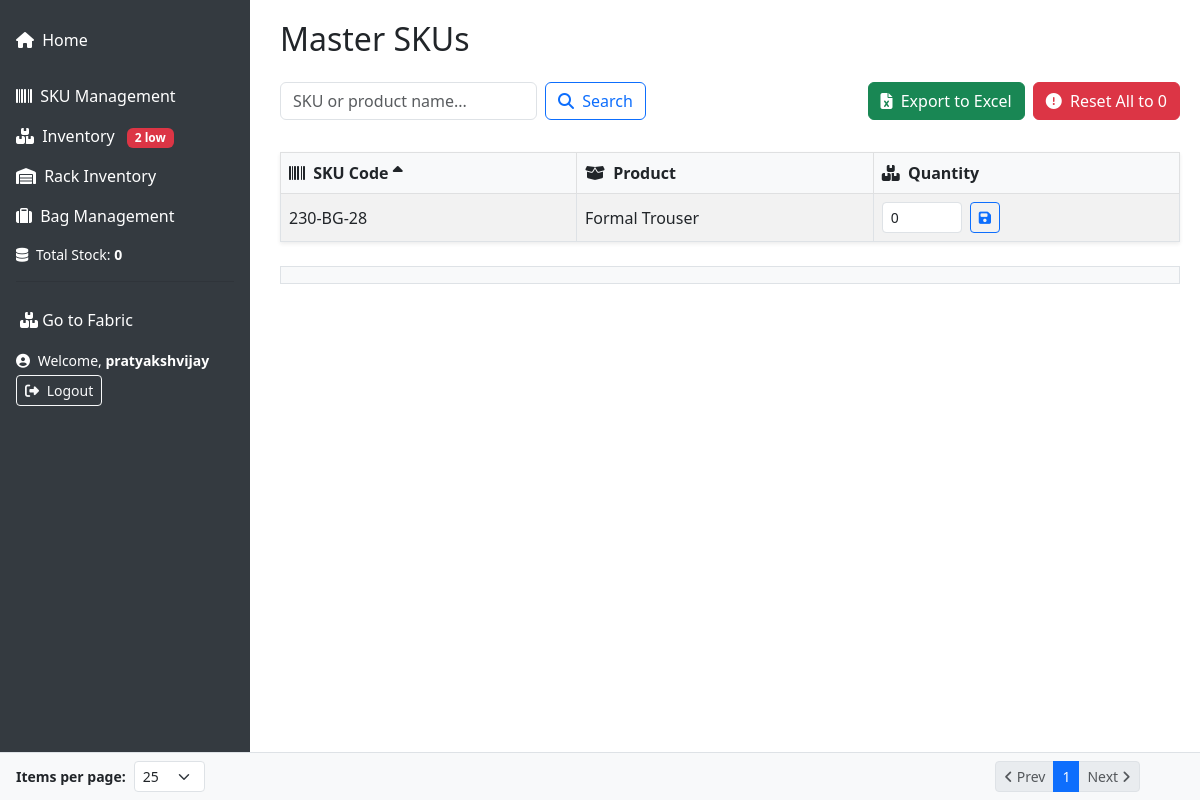
Screenshot of /inventory/master-skus/ (signed in) with the database file from the repository.
### inventory_manager/models.py (models this page shows, shortened)
class SKU(models.Model):
    user = models.ForeignKey(User, on_delete=models.CASCADE)
    sku_code = models.CharField(max_length=50, unique=True)
    product_name = models.CharField(max_length=255)
    stock_quantity = models.IntegerField(default=0)
    updated_at = models.DateTimeField(auto_now=True)

### inventory_manager/views.py (the view, shortened to what this page needs)
# urls.py: path('master-skus/', views.master_skus, name='master_skus'),
@login_required
def master_skus(request):
    query = request.GET.get("q", "").strip()
    sort = request.GET.get("sort", "sku_code")
    dir = request.GET.get("dir", "asc")
    per_page = int(request.GET.get("per_page", 25))
    page_number = request.GET.get("page", 1)
    skus = SKU.objects.filter(user=request.user)
    if query:
        skus = skus.filter(
            Q(sku_code__icontains=query) |
            Q(product_name__icontains=query)
        )
    allowed_fields = ["sku_code", "product_name", "stock_quantity"]
    if sort not in allowed_fields:
        sort = "sku_code"
    if dir not in ["asc", "desc"]:
        dir = "asc"
    order_by = sort if dir == "asc" else f"-{sort}"
    skus = skus.filter(user=request.user).order_by(order_by)
    paginator = Paginator(skus, per_page)
    page_obj = paginator.get_page(page_number)
    return render(request, "inventory_manager/master_skus.html", {
        "skus": page_obj,
        "page_obj": page_obj,
        "query": query,
        "sort": sort,
        "dir": dir,
        "per_page": per_page,
    })

### inventory_manager/context_processors.py (called while the page is built)
def total_stock_context(request):
    total = SKU.objects.aggregate(total=Sum('stock_quantity'))['total'] or 0
    low_stock_count = SKU.objects.filter(stock_quantity__lt=10).count()
    return {
        'total_stock': total,
        'low_stock_count': low_stock_count
    }

### inventory_manager/templates/inventory_manager/master_skus.html (shortened to what this page needs)
{% extends 'inventory_manager/base.html' %}
{% block content %}
<h2 class="mb-4">Master SKUs</h2>
<div class="mb-3 d-flex justify-content-between">
  <div>
    <form method="get" class="row mb-3 g-2 align-items-center">
      <div class="col-md-auto">
        <input type="text" name="q" value="{{ query }}" class="form-control" placeholder="SKU or product name...">
      </div>
      <div class="col-md-auto">
        <button class="btn btn-outline-primary">
          <i class="fa-solid fa-magnifying-glass me-1"></i> Search
        </button>
      </div>
    </form>
  </div>
  <div>
    <a href="?export=1&q={{ query }}&sort={{ sort }}&dir={{ dir }}&per_page={{ per_page }}" class="btn btn-success mb-3 me-1">
      <i class="fa-solid fa-file-excel me-1"></i> Export to Excel
    </a>
    <form method="post" action="{% url 'reset_master_stock' %}" style="display: inline;" onsubmit="return confirm('Are you sure you want to reset all master SKU stock to 0?');">
      <button type="submit" class="btn btn-danger mb-3">
        <i class="fa-solid fa-circle-exclamation me-1"></i> Reset All to 0
      </button>
    </form>
  </div>
</div>
<div class="mb-4">
  <table class="table table-bordered table-striped align-middle shadow-sm">
    <thead class="table-light text-dark fw-semibold">
      <tr>
        <th>
          <a href="?sort=sku_code&dir={% if sort == 'sku_code' and dir == 'asc' %}desc{% else %}asc{% endif %}&q={{ query }}&per_page={{ per_page }}" class="text-decoration-none text-dark">
            <i class="fa-solid fa-barcode me-1"></i> SKU Code
            {% if sort == 'sku_code' %}
              <i class="fa-solid {% if dir == 'asc' %}fa-sort-up{% else %}fa-sort-down{% endif %}"></i>
            {% endif %}
          </a>
        </th>
        <th>
          <a href="?sort=product_name&dir={% if sort == 'product_name' and dir == 'asc' %}desc{% else %}asc{% endif %}&q={{ query }}&per_page={{ per_page }}" class="text-decoration-none text-dark">
            <i class="fa-solid fa-box-open me-1"></i> Product
          </a>
        </th>
        <th>
          <a href="?sort=stock_quantity&dir={% if sort == 'stock_quantity' and dir == 'asc' %}desc{% else %}asc{% endif %}&q={{ query }}&per_page={{ per_page }}" class="text-decoration-none text-dark">
            <i class="fa-solid fa-boxes-stacked me-1"></i> Quantity
          </a>
        </th>
      </tr>
    </thead>
    <tbody>
      {% for sku in skus %}
      <tr>
        <td>{{ sku.sku_code }}</td>
        <td>{{ sku.product_name }}</td>
        <td>
          <form class="d-flex align-items-center gap-2" onsubmit="event.preventDefault(); updateStock('{{ sku.id }}')">
            <input type="number" min="0" class="form-control form-control-sm" id="stock-{{ sku.id }}" value="{{ sku.stock_quantity }}" style="width: 80px;">
            <button type="submit" id="btn-{{ sku.id }}" class="btn btn-sm btn-outline-primary">
              <i class="fa-solid fa-floppy-disk"></i>
            </button>
          </form>
        </td>
      </tr>
      {% empty %}
      <tr>
        <td colspan="3" class="text-center text-muted">No SKUs found.</td>
      </tr>
      {% endfor %}
    </tbody>
  </table>
</div>
<div class="mt-4">
  {% include 'inventory_manager/components/pagination_footer.html' %}
</div>
{% endblock %}

### inventory_manager/templates/inventory_manager/base.html (shortened to what this page needs)
{% load static %}
<!DOCTYPE html>
<html lang="en">
<head>
    <link href="https://cdn.jsdelivr.net/npm/bootstrap@5.3.0/dist/css/bootstrap.min.css" rel="stylesheet">
    <link rel="stylesheet" href="https://cdnjs.cloudflare.com/ajax/libs/font-awesome/6.5.0/css/all.min.css">
    <link href="https://cdn.jsdelivr.net/npm/select2@4.1.0-rc.0/dist/css/select2.min.css" rel="stylesheet" />
</head>
<body>
    {% if request.user.is_authenticated %}
    <div class="sidebar" id="sidebar">
        <a href="{% url 'dashboard' %}" class="mb-3 px-3 py-2 d-block text-white {% if request.path == '/' %}active{% endif %}">
            <i class="fa-solid fa-house me-1"></i> Home
        </a>
        <div class="nav-item">
            <a class="text-white d-block px-3 py-2" data-bs-toggle="collapse" href="#skuMenu" role="button" aria-expanded="false">
                <i class="fa-solid fa-barcode me-1"></i> SKU Management
            </a>
        </div>
        <div class="nav-item">
            <a class="text-white d-block px-3 py-2" data-bs-toggle="collapse" href="#inventoryMenu" role="button" aria-expanded="false">
                <i class="fa-solid fa-boxes-stacked me-1"></i> Inventory
                {% if low_stock_count > 0 %}
                    <span class="badge bg-danger ms-2">{{ low_stock_count }} low</span>
                {% endif %}
            </a>
        </div>
        <div class="nav-item">
            <a class="text-white d-block px-3 py-2 {% if request.path == '/rack/' %}active{% endif %}" href="{% url 'rack_view' %}">
                <i class="fa-solid fa-warehouse me-1"></i> Rack Inventory
            </a>
        </div>
        <div class="nav-item">
        <a class="text-white d-block px-3 py-2" data-bs-toggle="collapse" href="#bagsMenu" role="button" aria-expanded="false">
            <i class="fa-solid fa-suitcase me-1"></i> Bag Management
        </a>
        </div>
        <div class="text-white small px-3 mt-2">
            <i class="fa-solid fa-database me-1"></i>
            Total Stock: <strong>{{ total_stock }}</strong>
        </div>
        <hr class="bg-secondary mx-3">
        <a class="nav-link {% if '/fabric/' in request.path %}active{% endif %}" href="/fabric/"><i class="fas fa-boxes"></i> Go to Fabric</a>
        <div class="px-3 py-2 text-white small">
            <div class="d-flex flex-column">
            <span class="mb-1">
                <i class="fa-solid fa-user-circle me-1"></i> Welcome, <strong>{{ request.user.username }}</strong>
            </span>
            <form method="post" action="{% url 'logout' %}" class="d-inline">
                <button type="submit" class="btn btn-sm btn-outline-light">
                    <i class="fa-solid fa-sign-out-alt me-1"></i> Logout
                </button>
            </form>
            </div>
        {% endif %}
         </div>
    </div>
    <div class="content {% if not user.is_authenticated %}w-100{% endif %}" id="main-content">
        {% block content %}{% endblock %}
    </div>
</body>
</html>

### inventory_manager/templates/inventory_manager/base.html (style rules this page uses)
body { margin: 0; padding: 0; }
.sidebar { height: 100vh; width: 250px; position: fixed; top: 0; left: 0; background-color: #343a40; padding-top: 20px; transition: all 0.3s; z-index: 1030; }
.sidebar a { color: #fff; padding: 10px 20px; display: block; text-decoration: none; }
.content { margin-left: 260px; padding: 20px; transition: all 0.3s; }

### rows the page displays
SKU: sku_code "230-BG-28", product_name "Formal Trouser", stock_quantity "0"

### other values shown
{{ low_stock_count }} "2"
{{ total_stock }} "0"
{{ request.user.username }} "pratyakshvijay"
{{ num }} "1"
